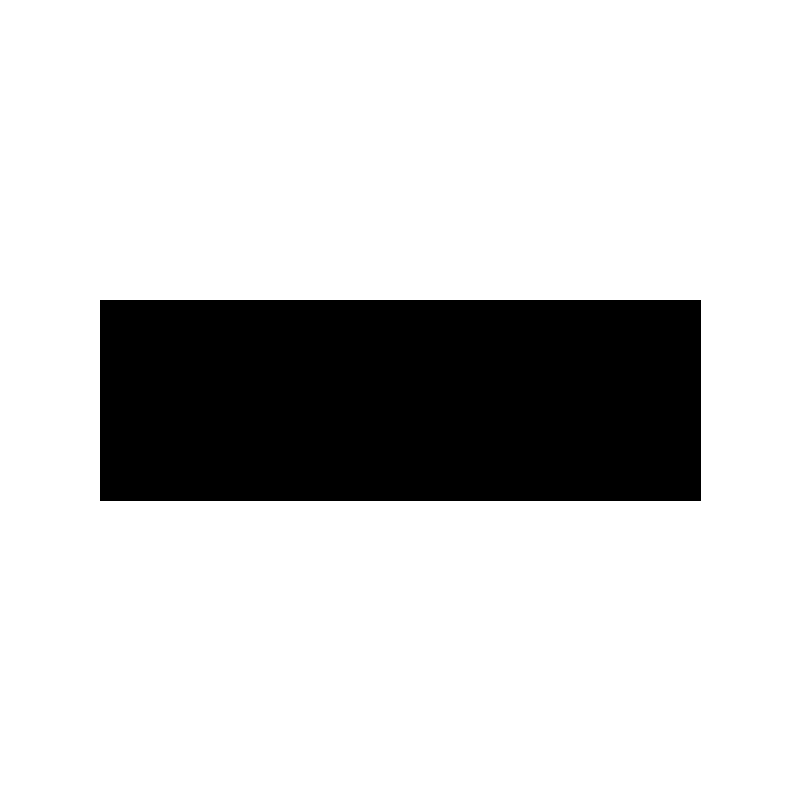
Frame 1 (no input)
Frame 60 (the mouse pressed at the canvas centre just before this capture): identical to frame 1, image omitted
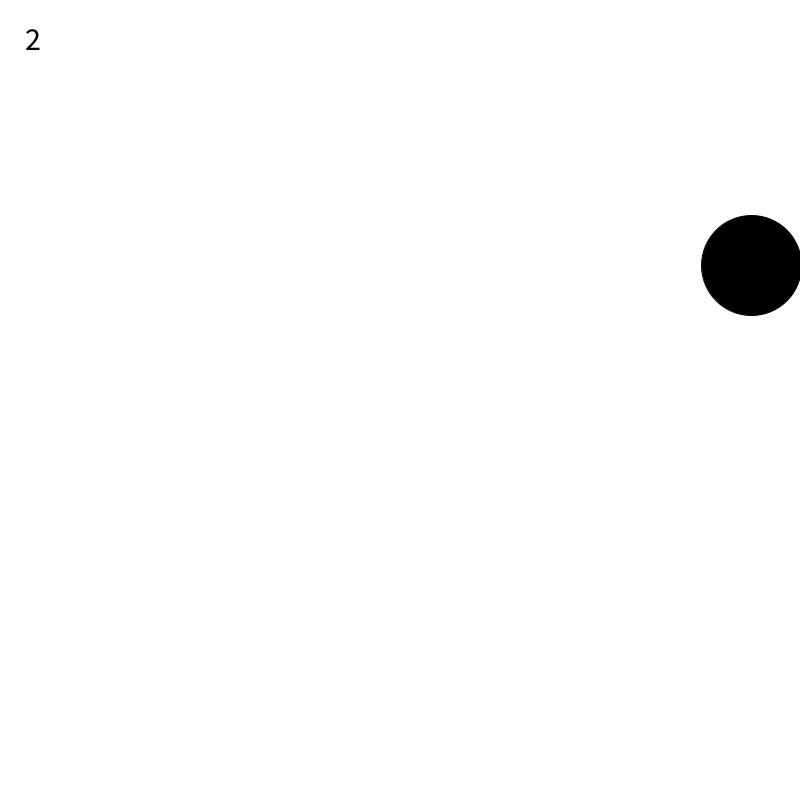
Frame 120 (the mouse held since frame 60 and released just before this capture)

The Processing sketch that drew these frames (run headless with seeded random() and noise(); from frame 60 on, the mouse is pressed at the canvas centre):

// Processing sketch: bouncingBallDemo
// ── bouncingBallDemo.pde
// State Variables Demo
// Sept 28, 2017

//globals
float buttonX, buttonY, buttonWidth, buttonHeight;
float buttonTop, buttonBottom, buttonLeftSide, buttonRightSide;
float ballX, ballY, ballSize, dxBall, dyBall;
int state;
int bounceCounter;

void setup() {
  size(800, 800);

  state = 0;
  bounceCounter = 0;

  //declare where the button should be
  buttonX = 100;
  buttonY = 300;
  buttonWidth = 600;
  buttonHeight = 200;

  //calculate sides of button
  buttonTop = buttonY;
  buttonBottom = buttonY + buttonHeight;
  buttonLeftSide = buttonX;
  buttonRightSide = buttonX + buttonWidth;

  //set values for ball
  ballX = width/2;
  ballY = height/2;
  ballSize = 100;
  dxBall = random(-20, 20);
  dyBall = random(-20, 20);
}

void draw() {
  background(255);
  if (state == 0) {  //start screen
    displayButton();
  } else if (state == 1) {  //bouncing ball part
    bounceBall();
    checkIfGameDone();
  } else if (state == 2) {  //ending screen
    endingScreen();
  }
}

void endingScreen() {
  background(0);
  fill(255);
  textSize(72);
  textAlign(CENTER, CENTER);
  text("Game Over", width/2, height/2);

  textSize(30);
  text("Press any key to reset the game", width/2, height/2 + 75);
}

void checkIfGameDone() {
  if (bounceCounter >= 10) {
    state = 2;
  }
}

void bounceBall() {
  //move ball
  ballX += dxBall;
  ballY += dyBall;

  bounceIfRequired();
  displayBounces();

  //display ball
  ellipse(ballX, ballY, ballSize, ballSize);
}

void displayBounces() {
  textAlign(LEFT);
  textSize(32);
  text(bounceCounter, 25, 50);
}

void bounceIfRequired() {
  //is it hitting the right or left side?
  if ( (ballX > width - ballSize/2) || (ballX < 0 + ballSize/2) ) {
    dxBall *= -1;
    bounceCounter++;
  }

  //is it hitting the top or bottom?
  if ( (ballY > height - ballSize/2) || (ballY < 0 + ballSize/2) ) {
    dyBall *= -1;
    bounceCounter++;
  }
}

boolean mouseIsOnButton() {
  return ((mouseX > buttonLeftSide) &&
    (mouseX < buttonRightSide) &&
    (mouseY > buttonTop) &&
    (mouseY < buttonBottom));
}

void displayButton() {
  if (mouseIsOnButton() ) {
    fill(255, 0, 0);
  } else {
    fill(0);
  }
  rect(buttonX, buttonY, buttonWidth, buttonHeight);
}

void mousePressed() {
  if (mouseIsOnButton()) {
    background(255);
    state = 1;
  }
}

void keyPressed() {
  if (state == 2) { //if on ending screen
    state = 0;
    bounceCounter = 0;
  }
}
